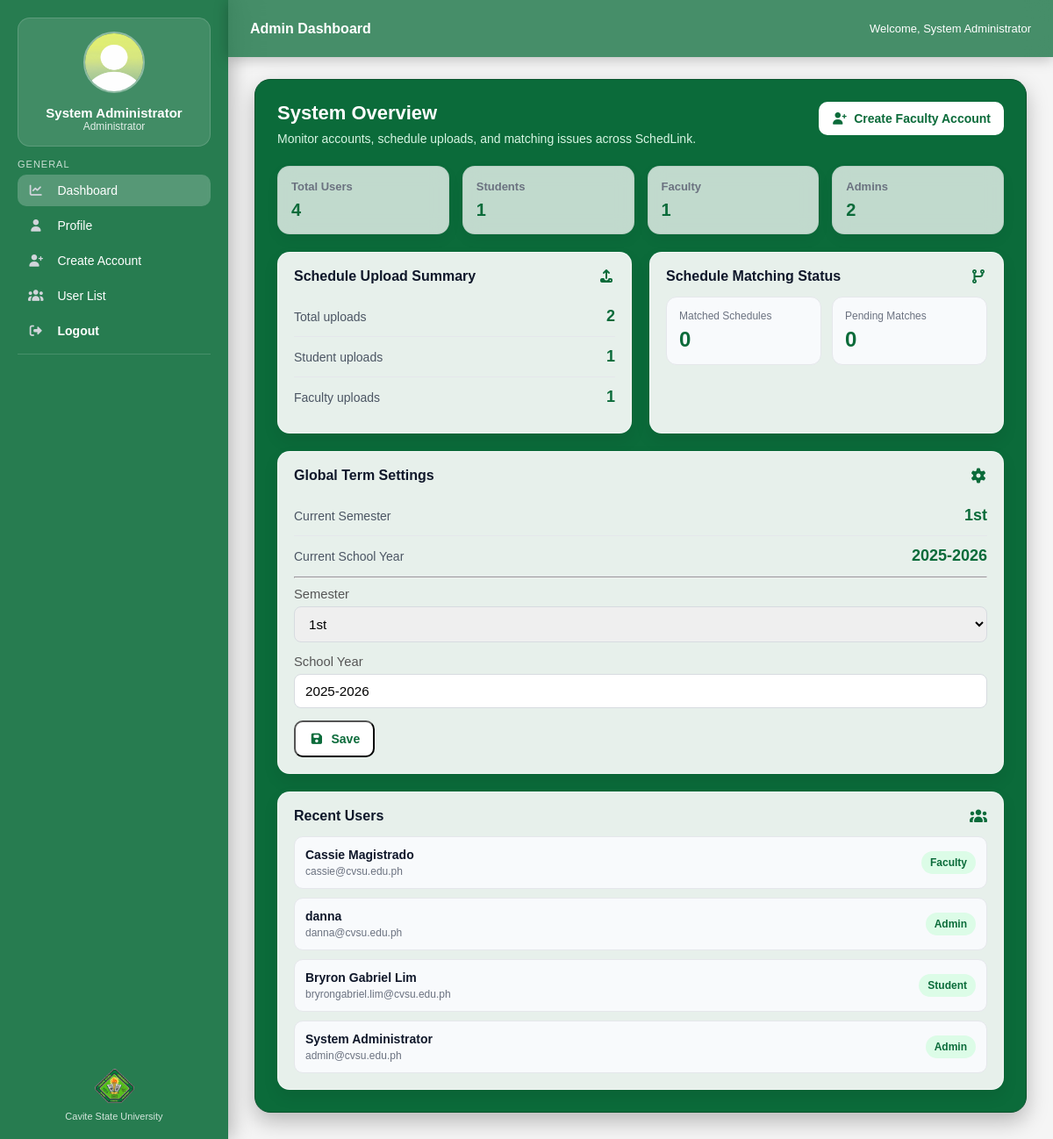
Page /php/admindashboard.php (signed in) on the earlier database version.
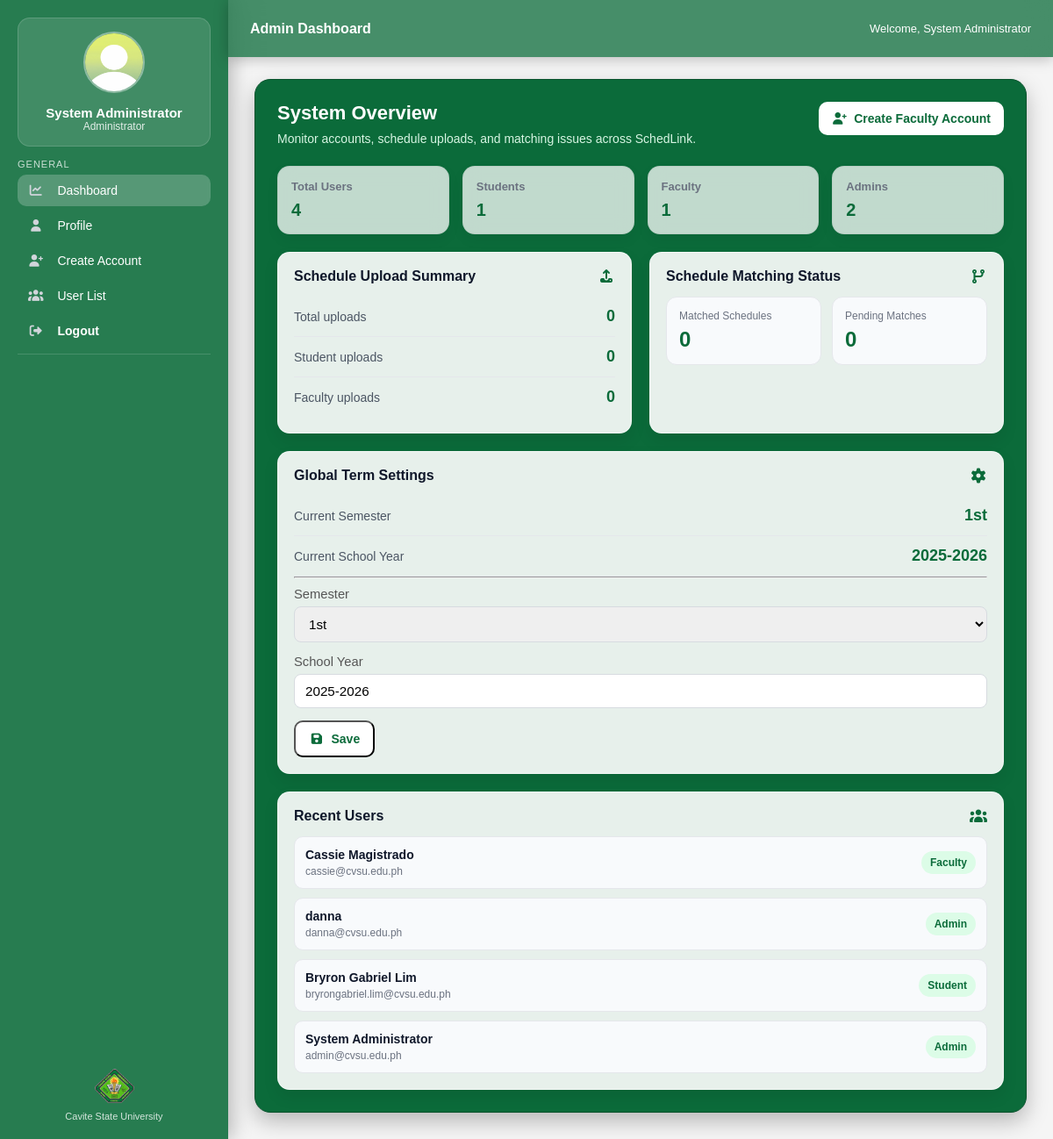
Same page on the later database version.
### tables this page shows
CREATE TABLE IF NOT EXISTS site_settings (
  id TINYINT UNSIGNED NOT NULL PRIMARY KEY DEFAULT 1,
  semester ENUM('1st','2nd','Summer') NOT NULL DEFAULT '1st',
  school_year VARCHAR(9) NOT NULL DEFAULT '2025-2026',
  updated_at TIMESTAMP NOT NULL DEFAULT CURRENT_TIMESTAMP ON UPDATE CURRENT_TIMESTAMP
);

### php/admindashboard.php (the view, shortened to what the changed rows need)
<?php
include '../includes/db.php';
function countRows(mysqli $conn, string $sql): int {
    $result = $conn->query($sql);
    $row = $result->fetch_assoc();
    return (int) ($row['total'] ?? 0);
}
$total_uploads = countRows($conn, "SELECT COUNT(*) AS total FROM schedule_uploads");
$student_uploads = countRows($conn, "SELECT COUNT(*) AS total FROM schedule_uploads WHERE role = 'student'");
$faculty_uploads = countRows($conn, "SELECT COUNT(*) AS total FROM schedule_uploads WHERE role = 'faculty'");
$settings_stmt = $conn->prepare("SELECT semester, school_year FROM site_settings WHERE id = 1");
$settings_stmt->execute();
$settings = $settings_stmt->get_result()->fetch_assoc();
$current_semester = $settings['semester'] ?? '1st';
$current_school_year = $settings['school_year'] ?? '2025-2026';
function e(string $value): string {
    return htmlspecialchars($value, ENT_QUOTES, 'UTF-8');
}
?>
<!DOCTYPE html>
<html lang="en">
<head>
    <link rel="stylesheet" href="../css/studentDashBoard.css">
    <link rel="stylesheet" href="../css/adminDashboard.css">
    <link rel="stylesheet" href="../fonts/css/all.min.css">
</head>
<body>
<div class="header">
    <h2>Admin Dashboard</h2>
</div>
<div class="main">
    <div class="dashboard-container admin-dashboard">
        <div class="admin-grid">
            <div class="admin-panel">
                <div class="admin-metric-row">
                    <span>Total uploads</span>
                    <strong><?php echo $total_uploads; ?></strong>
                </div>
                <div class="admin-metric-row">
                    <span>Student uploads</span>
                    <strong><?php echo $student_uploads; ?></strong>
                </div>
                <div class="admin-metric-row">
                    <span>Faculty uploads</span>
                    <strong><?php echo $faculty_uploads; ?></strong>
                </div>
            </div>
            <div class="admin-panel">
                <div class="admin-metric-row">
                    <span>Current Semester</span>
                    <strong><?php echo e($current_semester); ?></strong>
                </div>
                <div class="admin-metric-row">
                    <span>Current School Year</span>
                    <strong><?php echo e($current_school_year); ?></strong>
                </div>
                <form method="POST" class="term-settings-form" autocomplete="off">
                    <div class="form-row">
                        <label for="semester">Semester</label>
                        <select id="semester" name="semester" required>
                            <option value="1st" <?php echo $current_semester==='1st'?'selected':''; ?>>1st</option>
                        </select>
                    </div>
                    <div class="form-row">
                        <label for="school_year">School Year</label>
                        <input id="school_year" name="school_year" type="text" placeholder="e.g., 2025-2026"
                            value="<?php echo e($current_school_year); ?>" required pattern="^\d{4}-\d{4}$">
                    </div>
                </form>
            </div>
        </div>
    </div>
</div>
</body>
</html>

Differences in the rows shown:
added site_settings: semester "1st", school_year "2025-2026"
Other differences:
$total_uploads: "2" → "0"
$student_uploads: "1" → "0"
$faculty_uploads: "1" → "0"
$current_semester: "1st" → (not shown)
$current_school_year: "2025-2026" → (not shown)
form field semester: "1st" → (not shown)
form field school_year: "2025-2026" → (not shown)
